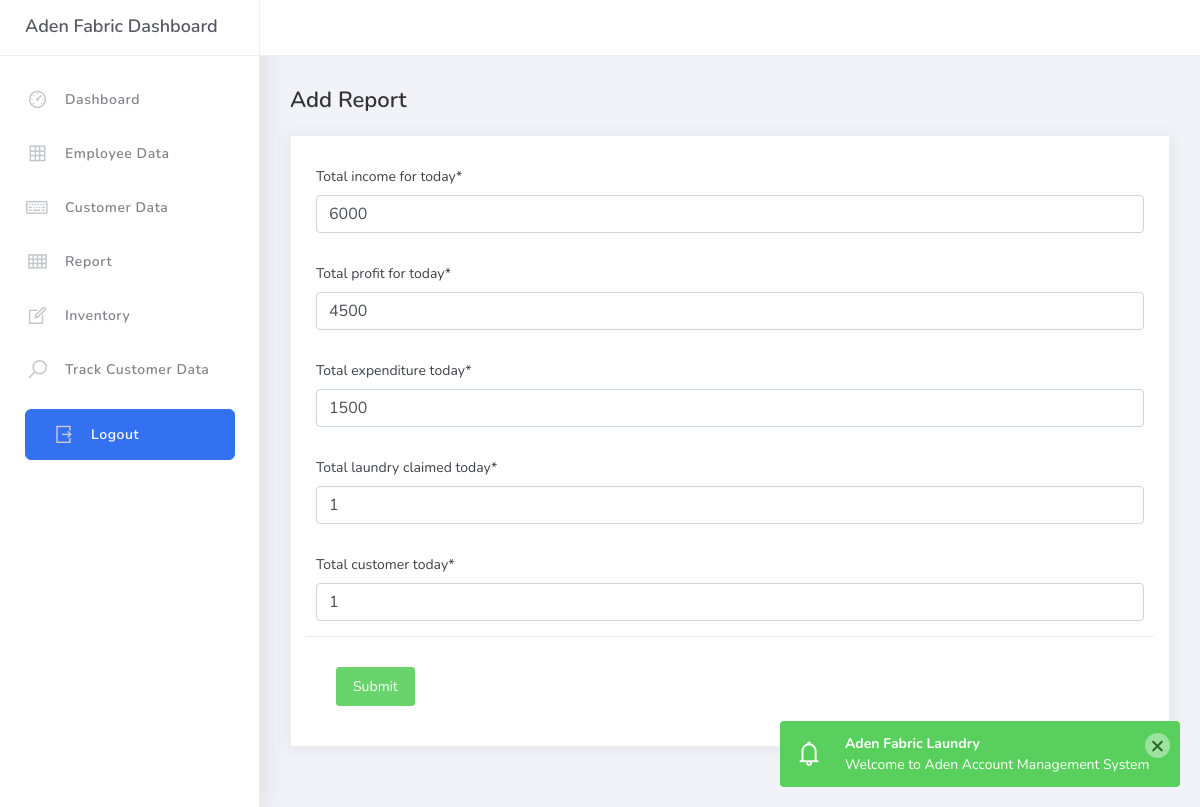
The page /editreport/1/ (signed in) on the database its author committed.
### accounts/models.py (models this page shows, shortened)
class Report(models.Model):
    total_income_for_today=models.CharField(max_length=200,null=False)
    total_profit_for_today=models.CharField(max_length=200,null=False)
    total_expenditure_today=models.CharField(max_length=200,null=False,default='')
    total_laundry_claimed_today=models.CharField(max_length=200,null=False)
    total_customer_today=models.CharField(max_length=200,null=False)
    created_at=models.DateField(auto_now_add=True)

### accounts/views.py (the view)
# urls.py: path('editreport/<str:pk>/', views.editreport, name="editreport"),
@login_required(login_url='login')
def editreport(request, pk):
    report = Report.objects.get(id=pk)
    form= ReportForm(instance=report)
    if request.method == 'POST':
        form = ReportForm(request.POST,request.FILES,instance=report)
        if form.is_valid():
            form.save()
            messages.success(request, 'Updated successfully')
        return redirect('report')
    context = {'form':form,'report':report}
    return render(request, 'addreport.html',context)

### accounts/forms.py
class ReportForm(ModelForm):
    class Meta:
        model = Report
        fields = '__all__'

### accounts/templates/addreport.html (shortened to what this page needs)
{% extends 'main.html' %}
{% load static %}
{% block content %}
{% load crispy_forms_tags %}
{% include 'topnavbar.html' %}
{% include 'sidebar.html' %}
<div class="main-panel">
    <div class="content">
        <div class="container-fluid">
            <h4 class="page-title">Add Report</h4>
                <div class="card">
                    <div class="card-body">
                        <form action="" method="post" enctype="multipart/form-data">
                            {{form | crispy}}
                            <div class="card-action">
                                <button class="btn btn-success">Submit</button>
                            </div>
                        </form>
                    </div>
        </div>
    </div>
</div>
{% endblock content %}

### rows shown on the page
Report: total_income_for_today "6000", total_profit_for_today "4500", total_expenditure_today "1500", total_laundry_claimed_today "1", total_customer_today "1"
